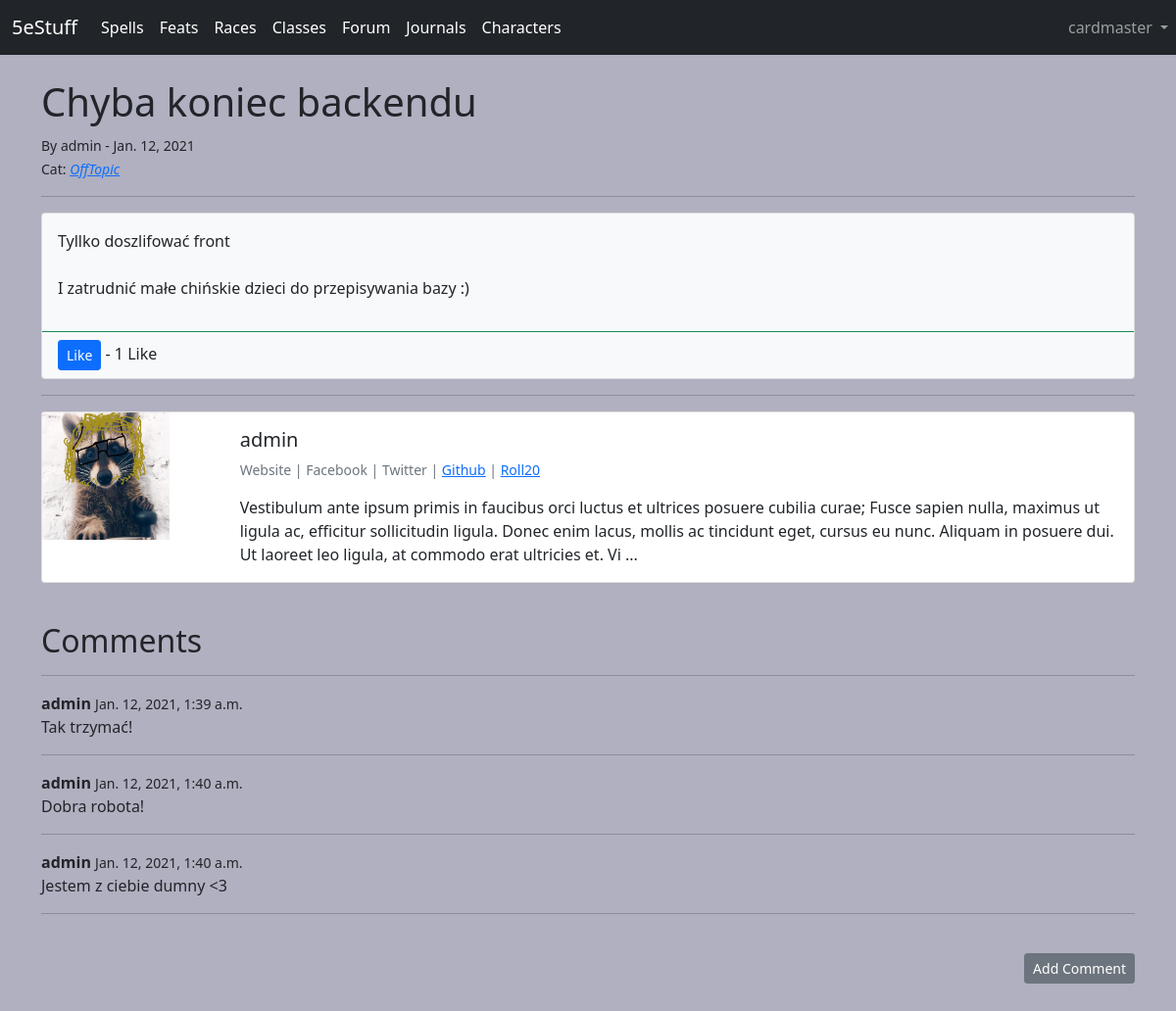
Page /forum/article/22 (signed in) on the committed database.
### forum/models.py (models this page shows, shortened)
class Post(models.Model):
    title = models.CharField(max_length=100)
    header_image = models.ImageField(null=True, blank=True, upload_to="images/")
    author = models.ForeignKey(User, on_delete=models.CASCADE)
    body = RichTextField(blank=True, null=True)
    post_date = models.DateField(auto_now_add=True)
    category = models.CharField(max_length=100, default='None')
    likes = models.ManyToManyField(User, related_name='blog_post')
    def total_likes(self):
        return self.likes.count()

class Profile(models.Model):
    user = models.OneToOneField(User, null=True, on_delete=models.CASCADE)
    bio = models.TextField()
    profile_pic = models.ImageField(null=True, blank=True, upload_to="images/profile/")
    website_url = models.CharField(max_length=255, null=True, blank=True)
    facebook_url = models.CharField(max_length=255, null=True, blank=True)
    github_url = models.CharField(max_length=255, null=True, blank=True)
    twitter_url = models.CharField(max_length=255, null=True, blank=True)
    roll20_url = models.CharField(max_length=255, null=True, blank=True)

class Comment(models.Model):
    post = models.ForeignKey(Post, related_name="comments", on_delete=models.CASCADE)
    author = models.CharField(max_length=100)
    body = models.TextField()
    date_added = models.DateTimeField(auto_now_add=True)

### forum/views.py (the view)
# urls.py: path('forum/article/<int:pk>', ArticleDetailView.as_view(), name="article-detail"),
class ArticleDetailView(DetailView):
    model = Post
    template_name = 'article_details.html'
    def get_context_data(self, *args, **kwargs):
        context = super(ArticleDetailView, self).get_context_data(*args, **kwargs)
        like_obj = get_object_or_404(Post, id=self.kwargs['pk'])
        total_likes = like_obj.total_likes()
        context["total_likes"] = total_likes
        liked = False
        if like_obj.likes.filter(id=self.request.user.id).exists():
            liked = True
        context["liked"] = liked
        return context

### forum/templates/article_details.html (shortened to what this page needs)
{% extends 'base.html'%}
{% load static %}
{% block content %}
<h1>{{ post.title }} </h1>
<small> By {{post.author}}  - {{ post.post_date }}</small>
<br/>
<small>Cat: <a href="{% url 'category' post.category %}"><i>{{ post.category }}</i></a></small>
<hr>
<div class="card bg-light mb-3">
  <div class="card-body">
		{{ post.body|safe }}
  </div>
   <div class="card-footer bg-transparent border-success">
	<form action="{% url 'like-post' post.pk %}" method="POST">
	{% if user.is_authenticated %}
		{% if liked %}
		<button type="submit", name="post-id", value="{{ post.id }}", class="btn btn-danger btn-sm">Unlike</button>
		{% else %}
		<button type="submit", name="post-id", value="{{ post.id }}", class="btn btn-primary btn-sm">Like</button>
		{% endif %}
	{% else %}
		<small>You must be <a href="{% url 'login' %}"> logged in </a> to like this post ;)</small>
	{% endif %}
	- {{ total_likes }} Like{% if total_likes != 1 %}s {% endif %}
	</form>
   </div>
</div>
<hr/>
<div class="card mb-3">
  <div class="row g-0">
    <div class="col-md-2"> <a href="{% url 'show-profile-page' post.author.profile.id %}">
		{% if post.author.profile.profile_pic %}
		<img src="{{ post.author.profile.profile_pic.url }}" width=130 height=130>
		{% else %}
		<img src="{% static 'forum/images/default_profile_pic.png' %}" width=130 height=130>
		{% endif %} </a>
    </div>
    <div class="col-md-10">
      <div class="card-body">
        <h5 class="card-title">{{post.author}}</h5>
		<p class="small text-muted">
			{% if post.author.profile.website_url %}
			<a href="{{ post.author.profile.website_url }}">Webstie</a> |
			{% else %} Website |
			{% endif %}
			{% if post.author.profile.facebook_url %}
			<a href="{{ post.author.profile.facebook_url }}">Facebook</a> |
			{% else %} Facebook |
			{% endif %}
			{% if post.author.profile.twitter_url %}
			<a href="{{ post.author.profile.twitter_url }}">Twitter</a> |
			{% else %} Twitter |
			{% endif %}
			{% if post.author.profile.github_url %}
			<a href="{{ post.author.profile.github_url }}">Github</a> |
			{% else %} Github |
			{% endif %}
			{% if post.author.profile.roll20_url %}
			<a href="{{ post.author.profile.roll20_url }}">Roll20</a>
			{% else %} Roll20
			{% endif %}
		</p>
        <p class="card-text">{{ post.author.profile.bio | slice:":300" }} {% if post.author.profile.bio|length > 300 %}...{% endif %}</p>
      </div>
    </div>
  </div>
</div>
<br/>
<h2>Comments</h2><hr>
{% if user.is_authenticated%}
	{% if not post.comments.all %}
		No comments yet. <a href="{% url 'add-comment' post.pk %}">Be first</a>
		<hr>
	{% else %}
		{% for comment in post.comments.all %}
			<strong> {{ comment.author }} </strong> <small>{{ comment.date_added }}</small><br/>
			{{ comment.body }}
			<hr>
		{% endfor %}
		<br/><p style="text-align:right;"><a type="button" href="{% url 'add-comment' post.pk %}" class="btn btn-secondary btn-sm">Add Comment</a></p>
	{% endif %}
{% else %}
	You need to be logged in to see the comments section. <a href="{% url 'login' %}"> Log in </a>
	<hr>
{% endif %}
<br/><br/>
{% endblock %}

### forum/templates/base.html (shortened to what this page needs)
<!doctype html>
<html lang="en">
  <head>
    <link href="https://cdn.jsdelivr.net/npm/bootstrap@5.0.0-beta1/dist/css/bootstrap.min.css" rel="stylesheet">
  </head>
  <body>
	<nav class="navbar navbar-expand-lg navbar-dark bg-dark">
  <div class="container-fluid">
    <a class="navbar-brand" href="{% url 'index'%}">5eStuff</a>
    <div class="collapse navbar-collapse" id="navbarNavDropdown">
      <ul class="navbar-nav">
		<li class="nav-item">
          <a class="nav-link active" aria-current="page" href="{% url 'spells_v' %}">Spells</a>
        </li>
		<li class="nav-item">
          <a class="nav-link active" aria-current="page" href="{% url 'feats_v' %}">Feats</a>
        </li>
		<li class="nav-item">
          <a class="nav-link active" aria-current="page" href="{% url 'races_v' %}">Races</a>
        </li>
		<li class="nav-item">
          <a class="nav-link active" aria-current="page" href="{% url 'classes_v' %}">Classes</a>
        </li>
		<li class="nav-item">
          <a class="nav-link active" aria-current="page" href="{% url 'home' %}">Forum</a>
        </li>
		{% if user.is_authenticated %}
		<li class="nav-item">
          <a class="nav-link active" aria-current="page" href="{% url 'journals_v' %}">Journals</a>
        </li>
		<li class="nav-item">
          <a class="nav-link active" aria-current="page" href="{% url 'characters_v' %}">Characters</a>
        </li>
		{% endif %}
      </ul>
    </div>
  </div>
  <ul class="navbar-nav">
	  {% if user.is_authenticated %}
		<li class="nav-item dropdown">
          <a class="nav-link dropdown-toggle" href="#" id="navbarDarkDropdownMenuLink" role="button" data-bs-toggle="dropdown" aria-expanded="false">
            {{ user.username }}
          </a>
        </li>
	   {% endif %}
	</ul>
</nav>
	<br/>
	<div class="container">
	{% block content %}
	{% endblock %}
	</div>
  </body>
</html>

### forum/templates/base.html (style rules this page uses)
body { background-color: #b0b0c0 }

### rows in the picture
Post: title "Chyba koniec backendu", author "admin", post_date "Jan. 12, 2021", category "OffTopic", body "Tyllko doszlifować front I zatrudnić małe chińskie dzieci do przepisywania bazy :)", author.profile.profile_pic (picture), author.profile.bio "Vestibulum ante ipsum primis in faucibus orci luctus et ultrices posuere cubilia curae; Fusce sapien nulla, maximus ut ligula ac, efficitur sollicitudin ligula. Donec enim lacus, mollis ac tincidunt eget, cursus eu nunc. Aliquam in posuere dui. Ut laoreet leo ligula, at commodo erat ultricies et. Vi"
Comment: author "admin", date_added "Jan. 12, 2021, 1:39 a.m.", body "Tak trzymać!"
Comment: author "admin", date_added "Jan. 12, 2021, 1:40 a.m.", body "Dobra robota!"
Comment: author "admin", date_added "Jan. 12, 2021, 1:40 a.m.", body "Jestem z ciebie dumny <3"

### other values in the picture
{{ user.username }} "cardmaster"
{{ total_likes }} "1"
